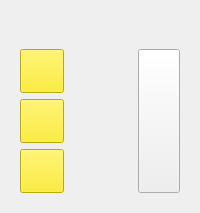
            <widget class="QWidget" name="tab_3">
             <attribute name="icon">
              <iconset>
               <normaloff>../common/icons/crosshairs-solid.png</normaloff>
               <normalon>../common/icons/crosshairs-solid.bg.png</normalon>
               <activeoff>icons/crosshairs-solid.on.png</activeoff>
               <selectedoff>icons/crosshairs-solid.on.png</selectedoff>../common/icons/crosshairs-solid.png</iconset>
             </attribute>
             <attribute name="title">
              <string>MACHINE</string>
             </attribute>
             <layout class="QGridLayout" name="gridLayout_11">
              <property name="leftMargin">
               <number>20</number>
              </property>
              <property name="topMargin">
               <number>20</number>
              </property>
              <property name="rightMargin">
               <number>20</number>
              </property>
              <property name="bottomMargin">
               <number>20</number>
              </property>
              <property name="spacing">
               <number>10</number>
              </property>
              <item row="1" column="0">
               <widget class="QWidget" name="widget_17" native="true">
                <property name="maximumSize">
                 <size>
                  <width>16777215</width>
                  <height>200</height>
                 </size>
                </property>
                <layout class="QGridLayout" name="gridLayout_9">
                 <property name="leftMargin">
                  <number>0</number>
                 </property>
                 <property name="topMargin">
                  <number>0</number>
                 </property>
                 <property name="rightMargin">
                  <number>0</number>
                 </property>
                 <property name="bottomMargin">
                  <number>0</number>
                 </property>
                 <item row="1" column="1">
                  <widget class="MonokromDroWidget" name="monokromdrowidget_2">
                   <property name="axisNumber" stdset="0">
                    <number>1</number>
                   </property>
                   <property name="useWorkCoordinates" stdset="0">
                    <number>0</number>
                   </property>
                  </widget>
                 </item>
                 <item row="2" column="1">
                  <widget class="MonokromDroWidget" name="monokromdrowidget_3">
                   <property name="axisNumber" stdset="0">
                    <number>2</number>
                   </property>
                   <property name="useWorkCoordinates" stdset="0">
                    <number>0</number>
                   </property>
                  </widget>
                 </item>
                 <item row="0" column="1">
                  <widget class="MonokromDroWidget" name="monokromdrowidget">
                   <property name="useWorkCoordinates" stdset="0">
                    <number>0</number>
                   </property>
                  </widget>
                 </item>
                 <item row="0" column="0">
                  <widget class="ActionButton" name="actionbutton_5">
                   <property name="minimumSize">
                    <size>
                     <width>34</width>
                     <height>44</height>
                    </size>
                   </property>
                   <property name="maximumSize">
                    <size>
                     <width>44</width>
                     <height>44</height>
                    </size>
                   </property>
                   <property name="styleSheet">
                    <string notr="true">background-color: rgb(255, 238, 6)</string>
                   </property>
                   <property name="icon">
                    <iconset>
                     <normaloff>../common/icons/unhomed.png</normaloff>../common/icons/unhomed.png</iconset>
                   </property>
                   <property name="actionName" stdset="0">
                    <string>machine.unhome.axis:x</string>
                   </property>
                  </widget>
                 </item>
                 <item row="1" column="0">
                  <widget class="ActionButton" name="actionbutton_6">
                   <property name="minimumSize">
                    <size>
                     <width>34</width>
                     <height>44</height>
                    </size>
                   </property>
                   <property name="maximumSize">
                    <size>
                     <width>44</width>
                     <height>44</height>
                    </size>
                   </property>
                   <property name="styleSheet">
                    <string notr="true">background-color: rgb(255, 238, 6)</string>
                   </property>
                   <property name="icon">
                    <iconset>
                     <normaloff>../common/icons/unhomed.png</normaloff>../common/icons/unhomed.png</iconset>
                   </property>
                   <property name="actionName" stdset="0">
                    <string>machine.unhome.axis:y</string>
                   </property>
                  </widget>
                 </item>
                 <item row="2" column="0">
                  <widget class="ActionButton" name="actionbutton_7">
                   <property name="minimumSize">
                    <size>
                     <width>34</width>
                     <height>44</height>
                    </size>
                   </property>
                   <property name="maximumSize">
                    <size>
                     <width>44</width>
                     <height>44</height>
                    </size>
                   </property>
                   <property name="styleSheet">
                    <string notr="true">background-color: rgb(255, 238, 6)</string>
                   </property>
                   <property name="icon">
                    <iconset>
                     <normaloff>../common/icons/unhomed.png</normaloff>../common/icons/unhomed.png</iconset>
                   </property>
                   <property name="actionName" stdset="0">
                    <string>machine.unhome.axis:z</string>
                   </property>
                  </widget>
                 </item>
                </layout>
               </widget>
              </item>
              <item row="1" column="1">
               <widget class="ActionButton" name="actionbutton_36">
                <property name="sizePolicy">
                 <sizepolicy hsizetype="Fixed" vsizetype="Minimum">
                  <horstretch>0</horstretch>
                  <verstretch>0</verstretch>
                 </sizepolicy>
                </property>
                <property name="maximumSize">
                 <size>
                  <width>44</width>
                  <height>16777215</height>
                 </size>
                </property>
                <property name="styleSheet">
                 <string notr="true">max-width: 40px;</string>
                </property>
                <property name="icon">
                 <iconset>
                  <normaloff>../common/icons/homed.png</normaloff>
                  <disabledoff>../common/icons/homed.png</disabledoff>../common/icons/homed.png</iconset>
                </property>
                <property name="iconSize">
                 <size>
                  <width>20</width>
                  <height>20</height>
                 </size>
                </property>
                <property name="actionName" stdset="0">
                 <string>machine.home.all</string>
                </property>
               </widget>
              </item>
              <item row="0" column="0">
               <spacer name="verticalSpacer_3">
                <property name="orientation">
                 <enum>Qt::Vertical</enum>
                </property>
                <property name="sizeType">
                 <enum>QSizePolicy::Fixed</enum>
                </property>
                <property name="sizeHint" stdset="0">
                 <size>
                  <width>20</width>
                  <height>29</height>
                 </size>
                </property>
               </spacer>
              </item>
             </layout>
            </widget>
